Frame 1 (no input): blank canvas, image omitted
Frame 60 (no input): blank canvas, image omitted
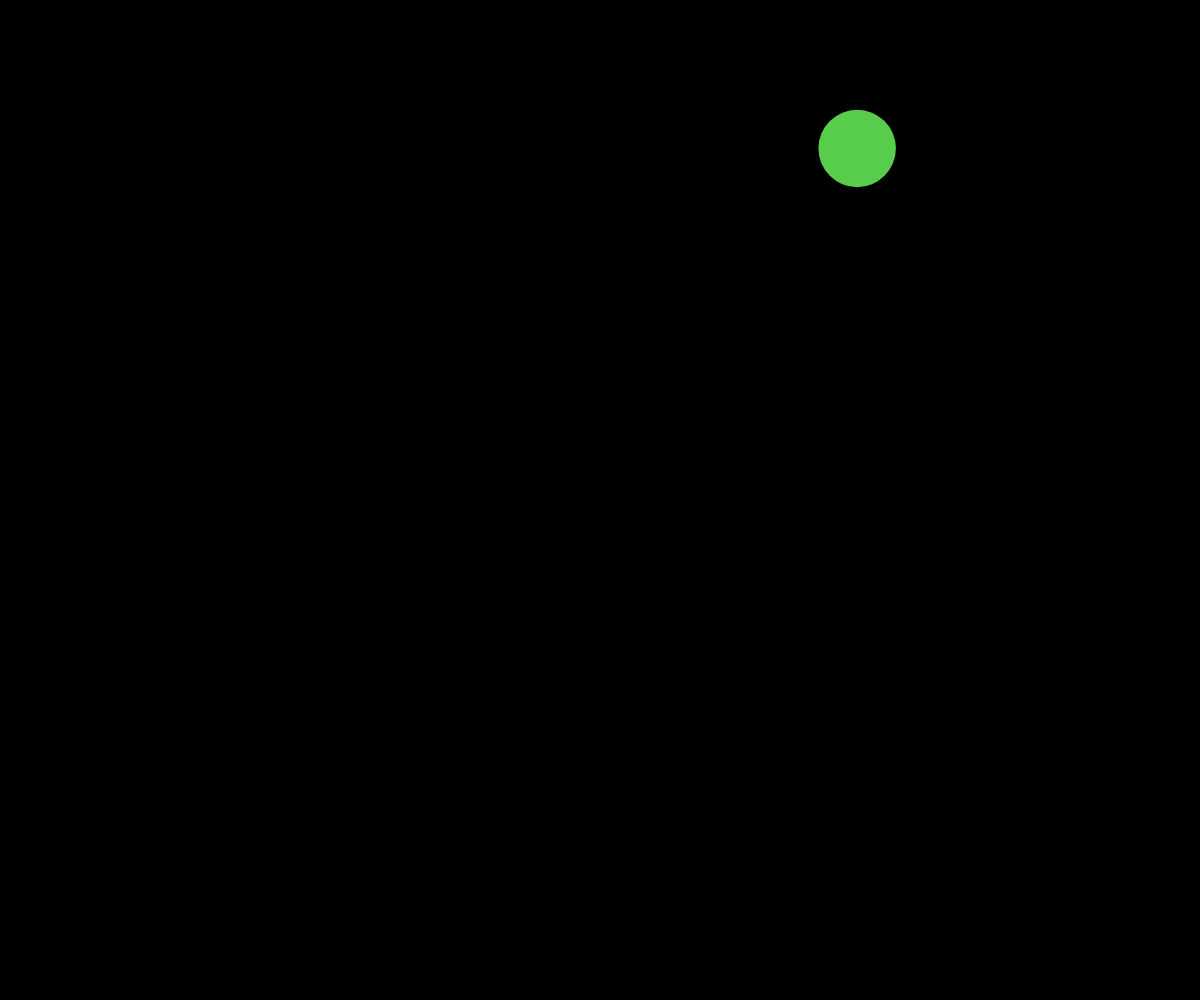
Frame 120 (the mouse pressed at the canvas centre since frame 60)

The p5.js sketch whose frames 1 and 60 were blank and that drew this single picture after the mouse press (run headless with seeded random() and noise() and a simulated clock; from frame 60 on, the mouse is pressed at the canvas centre):

// p5.js sketch
// ── sketch.js
// ball array OOP

class Ball{
  constructor(x,y){
    this.x = x;
    this.y = y;
    this.dx = random(-10,10);
    this.dy = random(-10,10);
    this.radius = random(5,50);
    this.r = random(255);
    this.g = random(255);
    this.b = random(255);
    //this.alpha = random(100,255);
  }
  display(){
    noStroke();
    fill(this.r,this.g,this.b);
    circle(this.x,this.y,this.radius*2);
  }
  update(){
    //move
    this.x += this.dx;
    this.y += this.dy;

    //bounce of wall

    //left n right
    if (this.x - this.radius <= 0|| this.x + this.radius >= width){
      this.dx*=-1;
    }
    //top n bottom
    if (this.y - this.radius <= 0|| this.y + this.radius >= width){
      this.dy*=-1;
    }   
    
  }

  collisionCheck(otherBall){
    let distanceApart= dist(this.x,this.y,otherBall.x,otherBall.y);
    let radiuSum = this.radius + otherBall.radius;

    if (distanceApart < radiuSum){
      //collision!

      //method 1
      // this.dx*=-1;
      // this.dy*=-1;

      //method 2
      let tempX = this.dx;
      let tempY = this.dy;
      this.dx = otherBall.dx;
      this.dy = otherBall.dy;
      otherBall.dx = tempX;
      otherBall.dy = tempY;
    }
  }
}

let ballArray = [];
function setup() {
  createCanvas(windowWidth, windowHeight);
}

function draw() {
  background("black");
  for(let someBall of ballArray){
    someBall.update();
    for(let otherBall of ballArray){
      if(someBall!== otherBall){
        someBall.collisionCheck(otherBall);
      }
    }
    someBall.display();
    
  }
}

function mousePressed(){
  let theBall = new Ball(mouseX,mouseY);
  ballArray.push(theBall);
}
